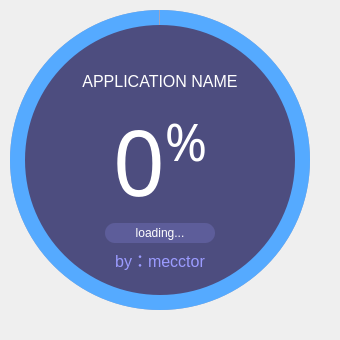
<?xml version="1.0" encoding="UTF-8"?>
<ui version="4.0">
 <class>MainWindow</class>
 <widget class="QMainWindow" name="MainWindow">
  <property name="geometry">
   <rect>
    <x>0</x>
    <y>0</y>
    <width>340</width>
    <height>340</height>
   </rect>
  </property>
  <property name="windowTitle">
   <string>MainWindow</string>
  </property>
  <widget class="QWidget" name="centralwidget">
   <widget class="QFrame" name="circularProgressBarBase">
    <property name="geometry">
     <rect>
      <x>0</x>
      <y>0</y>
      <width>320</width>
      <height>320</height>
     </rect>
    </property>
    <property name="frameShape">
     <enum>QFrame::NoFrame</enum>
    </property>
    <property name="frameShadow">
     <enum>QFrame::Raised</enum>
    </property>
    <widget class="QFrame" name="circularProgress">
     <property name="geometry">
      <rect>
       <x>10</x>
       <y>10</y>
       <width>300</width>
       <height>300</height>
      </rect>
     </property>
     <property name="styleSheet">
      <string notr="true">QFrame{
	border-radius:150px;
	background-color: qconicalgradient(cx:0.5, cy:0.5, angle:90, stop:0.000 rgba(255, 0, 127, 0), stop:0.001 rgba(85, 170, 255, 255))
}
</string>
     </property>
     <property name="frameShape">
      <enum>QFrame::NoFrame</enum>
     </property>
     <property name="frameShadow">
      <enum>QFrame::Raised</enum>
     </property>
    </widget>
    <widget class="QFrame" name="circularBg">
     <property name="geometry">
      <rect>
       <x>10</x>
       <y>10</y>
       <width>300</width>
       <height>300</height>
      </rect>
     </property>
     <property name="styleSheet">
      <string notr="true">QFrame{
	border-radius:150px;
	background-color: rgba(77, 77, 127,120);
}</string>
     </property>
     <property name="frameShape">
      <enum>QFrame::NoFrame</enum>
     </property>
     <property name="frameShadow">
      <enum>QFrame::Raised</enum>
     </property>
    </widget>
    <widget class="QFrame" name="container">
     <property name="geometry">
      <rect>
       <x>25</x>
       <y>25</y>
       <width>270</width>
       <height>270</height>
      </rect>
     </property>
     <property name="styleSheet">
      <string notr="true">QFrame{
	border-radius:135px;
	background-color: rgb(77, 77, 127);
}</string>
     </property>
     <property name="frameShape">
      <enum>QFrame::NoFrame</enum>
     </property>
     <property name="frameShadow">
      <enum>QFrame::Raised</enum>
     </property>
     <widget class="QWidget" name="layoutWidget">
      <property name="geometry">
       <rect>
        <x>40</x>
        <y>40</y>
        <width>190</width>
        <height>211</height>
       </rect>
      </property>
      <layout class="QGridLayout" name="gridLayout">
       <property name="spacing">
        <number>0</number>
       </property>
       <item row="2" column="0">
        <widget class="QLabel" name="labelLoadingInfo">
         <property name="minimumSize">
          <size>
           <width>0</width>
           <height>20</height>
          </size>
         </property>
         <property name="maximumSize">
          <size>
           <width>16777215</width>
           <height>20</height>
          </size>
         </property>
         <property name="font">
          <font>
           <family>Segoe UI</family>
           <pointsize>9</pointsize>
          </font>
         </property>
         <property name="styleSheet">
          <string notr="true">QLabel{
	border-radius:10px;	
	color: #ffffff;
	background-color: rgb(93, 93, 154);
	margin-left:40px;
	margin-right:40px;
}</string>
         </property>
         <property name="text">
          <string>loading...</string>
         </property>
         <property name="alignment">
          <set>Qt::AlignCenter</set>
         </property>
        </widget>
       </item>
       <item row="0" column="0">
        <widget class="QLabel" name="labelTitle">
         <property name="font">
          <font>
           <family>Segoe UI</family>
           <pointsize>12</pointsize>
          </font>
         </property>
         <property name="styleSheet">
          <string notr="true">background-color:none;
color:#ffffff</string>
         </property>
         <property name="text">
          <string>&lt;html&gt;&lt;head/&gt;&lt;body&gt;&lt;p&gt;APPLICATION NAME&lt;/p&gt;&lt;/body&gt;&lt;/html&gt;</string>
         </property>
         <property name="alignment">
          <set>Qt::AlignCenter</set>
         </property>
        </widget>
       </item>
       <item row="3" column="0">
        <widget class="QLabel" name="LabelCredit">
         <property name="font">
          <font>
           <family>Segoe UI</family>
           <pointsize>12</pointsize>
          </font>
         </property>
         <property name="styleSheet">
          <string notr="true">background-color: none;
color: rgb(155, 155, 255);</string>
         </property>
         <property name="text">
          <string>by：mecctor</string>
         </property>
         <property name="alignment">
          <set>Qt::AlignCenter</set>
         </property>
        </widget>
       </item>
       <item row="1" column="0">
        <widget class="QLabel" name="labelPercentage">
         <property name="font">
          <font>
           <family>Microsoft JhengHei Light</family>
           <pointsize>68</pointsize>
          </font>
         </property>
         <property name="styleSheet">
          <string notr="true">background-color:none;
color:#ffffff</string>
         </property>
         <property name="text">
          <string>&lt;p&gt;&lt;span style=&quot; font-size:68pt;&quot;&gt;0&lt;/span&gt;&lt;span style=&quot; font-size:58pt; vertical-align:super;&quot;&gt;%&lt;/span&gt;&lt;/p&gt;</string>
         </property>
         <property name="alignment">
          <set>Qt::AlignCenter</set>
         </property>
        </widget>
       </item>
      </layout>
     </widget>
    </widget>
    <zorder>circularBg</zorder>
    <zorder>circularProgress</zorder>
    <zorder>container</zorder>
   </widget>
  </widget>
 </widget>
 <resources/>
 <connections/>
</ui>
